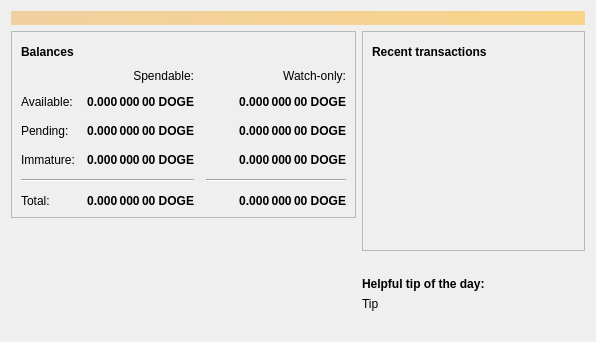
<?xml version="1.0" encoding="UTF-8"?>
<ui version="4.0">
 <class>OverviewPage</class>
 <widget class="QWidget" name="OverviewPage">
  <property name="geometry">
   <rect>
    <x>0</x>
    <y>0</y>
    <width>596</width>
    <height>342</height>
   </rect>
  </property>
  <property name="windowTitle">
   <string>Form</string>
  </property>
  <layout class="QVBoxLayout" name="topLayout">
   <item>
    <widget class="QLabel" name="labelAlerts">
     <property name="visible">
      <bool>false</bool>
     </property>
     <property name="styleSheet">
      <string notr="true">QLabel { background-color: qlineargradient(x1: 0, y1: 0, x2: 1, y2: 0, stop:0 #F0D0A0, stop:1 #F8D488); color:#000000; }</string>
     </property>
     <property name="wordWrap">
      <bool>true</bool>
     </property>
     <property name="margin">
      <number>3</number>
     </property>
     <property name="textInteractionFlags">
      <set>Qt::TextSelectableByMouse</set>
     </property>
    </widget>
   </item>
   <item>
    <layout class="QHBoxLayout" name="horizontalLayout" stretch="1,1">
     <item>
      <layout class="QVBoxLayout" name="verticalLayout_2">
       <item>
        <widget class="QFrame" name="frame">
         <property name="frameShape">
          <enum>QFrame::StyledPanel</enum>
         </property>
         <property name="frameShadow">
          <enum>QFrame::Raised</enum>
         </property>
         <layout class="QVBoxLayout" name="verticalLayout_4">
          <item>
           <layout class="QHBoxLayout" name="horizontalLayout_4">
            <item>
             <widget class="QLabel" name="label_5">
              <property name="font">
               <font>
                <weight>75</weight>
                <bold>true</bold>
               </font>
              </property>
              <property name="text">
               <string>Balances</string>
              </property>
             </widget>
            </item>
            <item>
             <widget class="QPushButton" name="labelWalletStatus">
              <property name="enabled">
               <bool>true</bool>
              </property>
              <property name="maximumSize">
               <size>
                <width>30</width>
                <height>16777215</height>
               </size>
              </property>
              <property name="toolTip">
               <string>The displayed information may be out of date. Your wallet automatically synchronizes with the venecoin network after a connection is established, but this process has not completed yet.</string>
              </property>
              <property name="text">
               <string/>
              </property>
              <property name="icon">
               <iconset resource="../bitcoin.qrc">
                <normaloff>:/icons/warning</normaloff>
                <disabledoff>:/icons/warning</disabledoff>:/icons/warning</iconset>
              </property>
              <property name="iconSize">
               <size>
                <width>24</width>
                <height>24</height>
               </size>
              </property>
              <property name="flat">
               <bool>true</bool>
              </property>
             </widget>
            </item>
            <item>
             <spacer name="horizontalSpacer_3">
              <property name="orientation">
               <enum>Qt::Horizontal</enum>
              </property>
              <property name="sizeHint" stdset="0">
               <size>
                <width>40</width>
                <height>20</height>
               </size>
              </property>
             </spacer>
            </item>
           </layout>
          </item>
          <item>
           <layout class="QGridLayout" name="gridLayout">
            <property name="spacing">
             <number>12</number>
            </property>
            <item row="2" column="2">
             <widget class="QLabel" name="labelWatchPending">
              <property name="font">
               <font>
                <weight>75</weight>
                <bold>true</bold>
               </font>
              </property>
              <property name="cursor">
               <cursorShape>IBeamCursor</cursorShape>
              </property>
              <property name="toolTip">
               <string>Unconfirmed transactions to watch-only addresses</string>
              </property>
              <property name="text">
               <string notr="true">0.000 000 00 DOGE</string>
              </property>
              <property name="alignment">
               <set>Qt::AlignRight|Qt::AlignTrailing|Qt::AlignVCenter</set>
              </property>
              <property name="textInteractionFlags">
               <set>Qt::LinksAccessibleByMouse|Qt::TextSelectableByKeyboard|Qt::TextSelectableByMouse</set>
              </property>
             </widget>
            </item>
            <item row="2" column="1">
             <widget class="QLabel" name="labelUnconfirmed">
              <property name="font">
               <font>
                <weight>75</weight>
                <bold>true</bold>
               </font>
              </property>
              <property name="cursor">
               <cursorShape>IBeamCursor</cursorShape>
              </property>
              <property name="toolTip">
               <string>Total of transactions that have yet to be confirmed, and do not yet count toward the spendable balance</string>
              </property>
              <property name="text">
               <string notr="true">0.000 000 00 DOGE</string>
              </property>
              <property name="alignment">
               <set>Qt::AlignRight|Qt::AlignTrailing|Qt::AlignVCenter</set>
              </property>
              <property name="textInteractionFlags">
               <set>Qt::LinksAccessibleByMouse|Qt::TextSelectableByKeyboard|Qt::TextSelectableByMouse</set>
              </property>
             </widget>
            </item>
            <item row="3" column="2">
             <widget class="QLabel" name="labelWatchImmature">
              <property name="font">
               <font>
                <weight>75</weight>
                <bold>true</bold>
               </font>
              </property>
              <property name="cursor">
               <cursorShape>IBeamCursor</cursorShape>
              </property>
              <property name="toolTip">
               <string>Mined balance in watch-only addresses that has not yet matured</string>
              </property>
              <property name="text">
               <string notr="true">0.000 000 00 DOGE</string>
              </property>
              <property name="alignment">
               <set>Qt::AlignRight|Qt::AlignTrailing|Qt::AlignVCenter</set>
              </property>
              <property name="textInteractionFlags">
               <set>Qt::LinksAccessibleByMouse|Qt::TextSelectableByKeyboard|Qt::TextSelectableByMouse</set>
              </property>
             </widget>
            </item>
            <item row="4" column="0" colspan="2">
             <widget class="Line" name="line">
              <property name="orientation">
               <enum>Qt::Horizontal</enum>
              </property>
             </widget>
            </item>
            <item row="4" column="2">
             <widget class="Line" name="lineWatchBalance">
              <property name="sizePolicy">
               <sizepolicy hsizetype="Preferred" vsizetype="Fixed">
                <horstretch>0</horstretch>
                <verstretch>0</verstretch>
               </sizepolicy>
              </property>
              <property name="minimumSize">
               <size>
                <width>140</width>
                <height>0</height>
               </size>
              </property>
              <property name="orientation">
               <enum>Qt::Horizontal</enum>
              </property>
             </widget>
            </item>
            <item row="5" column="0">
             <widget class="QLabel" name="labelTotalText">
              <property name="text">
               <string>Total:</string>
              </property>
             </widget>
            </item>
            <item row="3" column="1">
             <widget class="QLabel" name="labelImmature">
              <property name="font">
               <font>
                <weight>75</weight>
                <bold>true</bold>
               </font>
              </property>
              <property name="cursor">
               <cursorShape>IBeamCursor</cursorShape>
              </property>
              <property name="toolTip">
               <string>Mined balance that has not yet matured</string>
              </property>
              <property name="text">
               <string notr="true">0.000 000 00 DOGE</string>
              </property>
              <property name="alignment">
               <set>Qt::AlignRight|Qt::AlignTrailing|Qt::AlignVCenter</set>
              </property>
              <property name="textInteractionFlags">
               <set>Qt::LinksAccessibleByMouse|Qt::TextSelectableByKeyboard|Qt::TextSelectableByMouse</set>
              </property>
             </widget>
            </item>
            <item row="2" column="3">
             <spacer name="horizontalSpacer_2">
              <property name="orientation">
               <enum>Qt::Horizontal</enum>
              </property>
              <property name="sizeHint" stdset="0">
               <size>
                <width>40</width>
                <height>20</height>
               </size>
              </property>
             </spacer>
            </item>
            <item row="3" column="0">
             <widget class="QLabel" name="labelImmatureText">
              <property name="text">
               <string>Immature:</string>
              </property>
             </widget>
            </item>
            <item row="5" column="1">
             <widget class="QLabel" name="labelTotal">
              <property name="font">
               <font>
                <weight>75</weight>
                <bold>true</bold>
               </font>
              </property>
              <property name="cursor">
               <cursorShape>IBeamCursor</cursorShape>
              </property>
              <property name="toolTip">
               <string>Your current total balance</string>
              </property>
              <property name="text">
               <string notr="true">0.000 000 00 DOGE</string>
              </property>
              <property name="alignment">
               <set>Qt::AlignRight|Qt::AlignTrailing|Qt::AlignVCenter</set>
              </property>
              <property name="textInteractionFlags">
               <set>Qt::LinksAccessibleByMouse|Qt::TextSelectableByKeyboard|Qt::TextSelectableByMouse</set>
              </property>
             </widget>
            </item>
            <item row="5" column="2">
             <widget class="QLabel" name="labelWatchTotal">
              <property name="font">
               <font>
                <weight>75</weight>
                <bold>true</bold>
               </font>
              </property>
              <property name="cursor">
               <cursorShape>IBeamCursor</cursorShape>
              </property>
              <property name="toolTip">
               <string>Current total balance in watch-only addresses</string>
              </property>
              <property name="text">
               <string notr="true">0.000 000 00 DOGE</string>
              </property>
              <property name="alignment">
               <set>Qt::AlignRight|Qt::AlignTrailing|Qt::AlignVCenter</set>
              </property>
              <property name="textInteractionFlags">
               <set>Qt::LinksAccessibleByMouse|Qt::TextSelectableByKeyboard|Qt::TextSelectableByMouse</set>
              </property>
             </widget>
            </item>
            <item row="0" column="2">
             <widget class="QLabel" name="labelWatchonly">
              <property name="text">
               <string>Watch-only:</string>
              </property>
              <property name="alignment">
               <set>Qt::AlignRight|Qt::AlignTrailing|Qt::AlignVCenter</set>
              </property>
             </widget>
            </item>
            <item row="1" column="0">
             <widget class="QLabel" name="labelBalanceText">
              <property name="text">
               <string>Available:</string>
              </property>
             </widget>
            </item>
            <item row="1" column="1">
             <widget class="QLabel" name="labelBalance">
              <property name="font">
               <font>
                <weight>75</weight>
                <bold>true</bold>
               </font>
              </property>
              <property name="cursor">
               <cursorShape>IBeamCursor</cursorShape>
              </property>
              <property name="toolTip">
               <string>Your current spendable balance</string>
              </property>
              <property name="text">
               <string notr="true">0.000 000 00 DOGE</string>
              </property>
              <property name="alignment">
               <set>Qt::AlignRight|Qt::AlignTrailing|Qt::AlignVCenter</set>
              </property>
              <property name="textInteractionFlags">
               <set>Qt::LinksAccessibleByMouse|Qt::TextSelectableByKeyboard|Qt::TextSelectableByMouse</set>
              </property>
             </widget>
            </item>
            <item row="1" column="2">
             <widget class="QLabel" name="labelWatchAvailable">
              <property name="font">
               <font>
                <weight>75</weight>
                <bold>true</bold>
               </font>
              </property>
              <property name="cursor">
               <cursorShape>IBeamCursor</cursorShape>
              </property>
              <property name="toolTip">
               <string>Your current balance in watch-only addresses</string>
              </property>
              <property name="text">
               <string notr="true">0.000 000 00 DOGE</string>
              </property>
              <property name="alignment">
               <set>Qt::AlignRight|Qt::AlignTrailing|Qt::AlignVCenter</set>
              </property>
              <property name="textInteractionFlags">
               <set>Qt::LinksAccessibleByMouse|Qt::TextSelectableByKeyboard|Qt::TextSelectableByMouse</set>
              </property>
             </widget>
            </item>
            <item row="2" column="0">
             <widget class="QLabel" name="labelPendingText">
              <property name="text">
               <string>Pending:</string>
              </property>
             </widget>
            </item>
            <item row="0" column="1">
             <widget class="QLabel" name="labelSpendable">
              <property name="text">
               <string>Spendable:</string>
              </property>
              <property name="alignment">
               <set>Qt::AlignRight|Qt::AlignTrailing|Qt::AlignVCenter</set>
              </property>
             </widget>
            </item>
           </layout>
          </item>
         </layout>
        </widget>
       </item>
       <item>
        <spacer name="verticalSpacer">
         <property name="orientation">
          <enum>Qt::Vertical</enum>
         </property>
         <property name="sizeHint" stdset="0">
          <size>
           <width>20</width>
           <height>40</height>
          </size>
         </property>
        </spacer>
       </item>
       <item>
        <layout class="QGridLayout" name="logo_grid">
          <item>
            <widget class="QLabel" name="label_wallet_bgcoin">
             <property name="text">
              <string/>
             </property>
             <property name="pixmap">
              <pixmap resource="../bitcoin.qrc">:/icons/wallet_bgcoin</pixmap>
             </property>
             <property name="scaledContents">
              <bool>false</bool>
             </property>
             <property name="alignment">
              <set>Qt::AlignCenter</set>
             </property>
             <property name="margin">
              <number>-2</number>
             </property>
            </widget>
          </item>
          <item>
            <widget class="QLabel" name="label_wallet_version_overlay">
              <property name="text">
               <string></string>
              </property>
              <property name="pixmap">
              </property>
              <property name="scaledContents">
               <bool>false</bool>
              </property>
              <property name="alignment">
               <set>Qt::AlignLeft|Qt::AlignBottom</set>
              </property>
              <property name="margin">
               <number>2</number>
              </property>
            </widget>
          </item>
        </layout>
       </item>
      </layout>
     </item>
     <item>
      <layout class="QVBoxLayout" name="verticalLayout_3">
       <item>
        <widget class="QFrame" name="frame_2">
         <property name="frameShape">
          <enum>QFrame::StyledPanel</enum>
         </property>
         <property name="frameShadow">
          <enum>QFrame::Raised</enum>
         </property>
         <layout class="QVBoxLayout" name="verticalLayout">
          <item>
           <layout class="QHBoxLayout" name="horizontalLayout_2">
            <item>
             <widget class="QLabel" name="label_4">
              <property name="font">
               <font>
                <weight>75</weight>
                <bold>true</bold>
               </font>
              </property>
              <property name="text">
               <string>Recent transactions</string>
              </property>
             </widget>
            </item>
            <item>
             <widget class="QPushButton" name="labelTransactionsStatus">
              <property name="enabled">
               <bool>true</bool>
              </property>
              <property name="maximumSize">
               <size>
                <width>30</width>
                <height>16777215</height>
               </size>
              </property>
              <property name="toolTip">
               <string>The displayed information may be out of date. Your wallet automatically synchronizes with the venecoin network after a connection is established, but this process has not completed yet.</string>
              </property>
              <property name="text">
               <string/>
              </property>
              <property name="icon">
               <iconset resource="../bitcoin.qrc">
                <normaloff>:/icons/warning</normaloff>
                <disabledoff>:/icons/warning</disabledoff>:/icons/warning</iconset>
              </property>
              <property name="iconSize">
               <size>
                <width>24</width>
                <height>24</height>
               </size>
              </property>
              <property name="flat">
               <bool>true</bool>
              </property>
             </widget>
            </item>
            <item>
             <spacer name="horizontalSpacer">
              <property name="orientation">
               <enum>Qt::Horizontal</enum>
              </property>
              <property name="sizeHint" stdset="0">
               <size>
                <width>40</width>
                <height>20</height>
               </size>
              </property>
             </spacer>
            </item>
           </layout>
          </item>
          <item>
           <widget class="QListView" name="listTransactions">
            <property name="styleSheet">
             <string notr="true">QListView { background: transparent; }</string>
            </property>
            <property name="frameShape">
             <enum>QFrame::NoFrame</enum>
            </property>
            <property name="verticalScrollBarPolicy">
             <enum>Qt::ScrollBarAlwaysOff</enum>
            </property>
            <property name="horizontalScrollBarPolicy">
             <enum>Qt::ScrollBarAlwaysOff</enum>
            </property>
            <property name="selectionMode">
             <enum>QAbstractItemView::NoSelection</enum>
            </property>
           </widget>
          </item>
         </layout>
        </widget>
       </item>
       <item>
        <spacer name="verticalSpacer_2">
         <property name="orientation">
          <enum>Qt::Vertical</enum>
         </property>
         <property name="sizeHint" stdset="0">
          <size>
           <width>20</width>
           <height>40</height>
          </size>
         </property>
        </spacer>
       </item>
       <item>
        <layout class="QVBoxLayout" name="verticalLayout_5">
         <property name="topMargin">
          <number>0</number>
         </property>
         <item>
          <widget class="QLabel" name="label_tip_header">
           <property name="font">
            <font>
             <weight>75</weight>
             <bold>true</bold>
            </font>
           </property>
           <property name="text">
            <string>Helpful tip of the day:</string>
           </property>
          </widget>
         </item>
         <item>
          <widget class="QLabel" name="label_tip">
           <property name="text">
            <string>Tip</string>
           </property>
          </widget>
         </item>
         <item>
          <spacer name="verticalSpacer_3">
           <property name="orientation">
            <enum>Qt::Vertical</enum>
           </property>
           <property name="sizeType">
            <enum>QSizePolicy::Maximum</enum>
           </property>
           <property name="sizeHint" stdset="0">
            <size>
             <width>20</width>
             <height>40</height>
            </size>
           </property>
          </spacer>
         </item>
        </layout>
       </item>
      </layout>
     </item>
    </layout>
   </item>
  </layout>
 </widget>
 <resources>
  <include location="../bitcoin.qrc"/>
 </resources>
 <connections/>
</ui>
